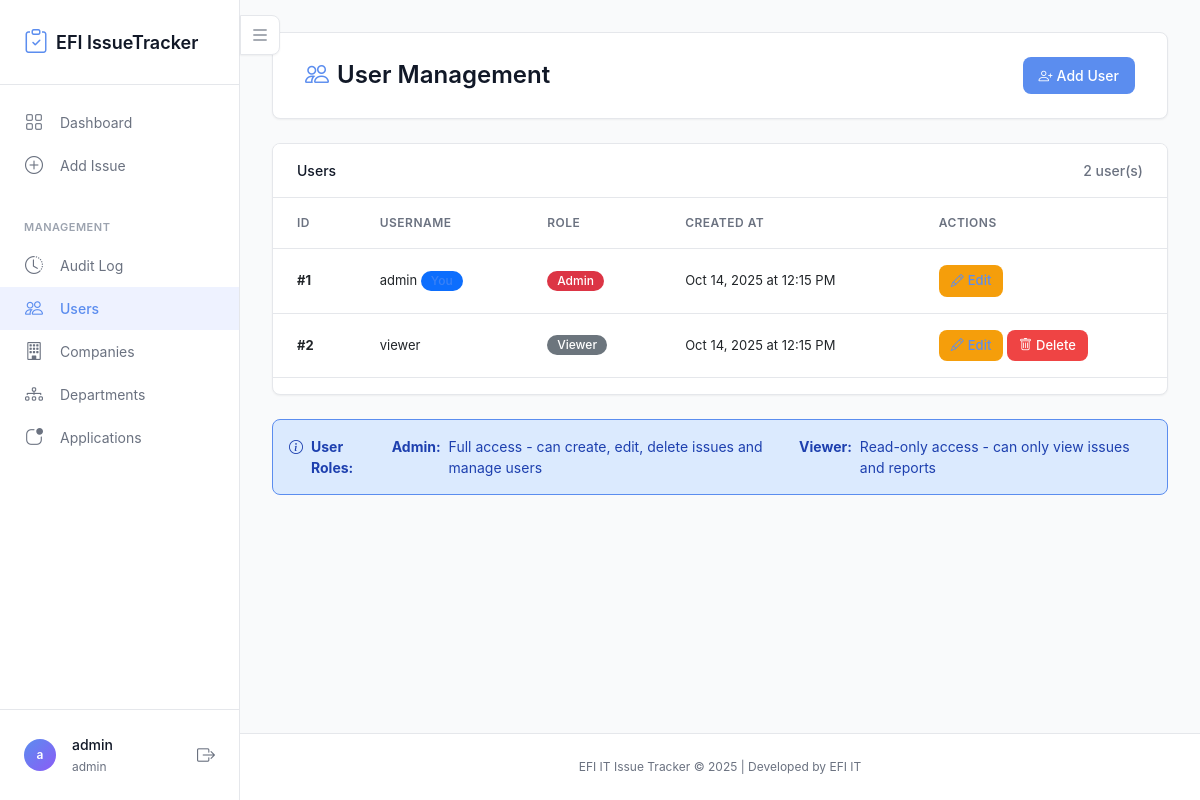
The app's page /users (signed in) with its own data.
### tables this page shows
CREATE TABLE users (
                id INTEGER PRIMARY KEY AUTOINCREMENT,
                username TEXT UNIQUE NOT NULL,
                password_hash TEXT NOT NULL,
                role TEXT NOT NULL CHECK(role IN ('admin', 'viewer')),
                created_at TIMESTAMP DEFAULT CURRENT_TIMESTAMP
            );

### app.py (the view)
@app.route('/users')
@login_required
@admin_required
def manage_users():
    users = User.get_all()
    return render_template('manage_users.html', users=users)

### app.py (called while the page is built)
@login_manager.user_loader
def load_user(user_id):
    user_data = User.get_by_id(int(user_id))
    if user_data:
        return FlaskUser(user_data)
    return None

def admin_required(f):
    @wraps(f)
    def decorated_function(*args, **kwargs):
        if not current_user.is_authenticated or not current_user.is_admin():
            flash('You need admin privileges to access this page.', 'danger')
            return redirect(url_for('dashboard'))
        return f(*args, **kwargs)
    return decorated_function

@app.template_filter('datetime_format')
def datetime_format(value):
    if not value:
        return ''
    try:
        from datetime import datetime
        dt = datetime.strptime(value, '%Y-%m-%d %H:%M:%S')
        return dt.strftime('%b %d, %Y at %I:%M %p')
    except:
        return value

    def is_admin(self):
        return self.role == 'admin'

### models.py (called while the page is built)
    @staticmethod
    def get_by_id(user_id, db_path='issue_tracker.db'):
        conn = sqlite3.connect(db_path)
        conn.row_factory = sqlite3.Row
        cursor = conn.cursor()
        cursor.execute('SELECT * FROM users WHERE id = ?', (user_id,))
        user = cursor.fetchone()
        conn.close()
        return dict(user) if user else None

    @staticmethod
    def get_all(db_path='issue_tracker.db'):
        conn = sqlite3.connect(db_path)
        conn.row_factory = sqlite3.Row
        cursor = conn.cursor()
        cursor.execute('SELECT id, username, role, created_at FROM users ORDER BY username')
        users = cursor.fetchall()
        conn.close()
        return [dict(user) for user in users]

### templates/manage_users.html (shortened to what this page needs)
{% extends "base.html" %}
{% block content %}
<div class="page-header">
    <h1><i class="bi bi-people"></i> User Management</h1>
    <a href="{{ url_for('add_user') }}" class="btn btn-primary">
        <i class="bi bi-person-plus"></i> Add User
    </a>
</div>
<div class="card">
    <div class="card-header">
        <span>Users</span>
        <span class="text-muted">{{ users|length }} user(s)</span>
    </div>
    <div class="card-body">
        <div class="table-responsive">
            <table class="table table-hover">
                <thead>
                    <tr>
                        <th>ID</th>
                        <th>Username</th>
                        <th>Role</th>
                        <th>Created At</th>
                        <th>Actions</th>
                    </tr>
                </thead>
                <tbody>
                    {% if users %}
                        {% for user in users %}
                        <tr>
                            <td><strong>#{{ user.id }}</strong></td>
                            <td>
                                {{ user.username }}
                                {% if user.id == current_user.id %}
                                    <span class="badge bg-primary">You</span>
                                {% endif %}
                            </td>
                            <td>
                                {% if user.role == 'admin' %}
                                    <span class="badge bg-danger">Admin</span>
                                {% else %}
                                    <span class="badge bg-secondary">Viewer</span>
                                {% endif %}
                            </td>
                            <td>{{ user.created_at | datetime_format }}</td>
                            <td>
                                <a href="{{ url_for('edit_user', user_id=user.id) }}" class="btn btn-sm btn-warning" title="Edit">
                                    <i class="bi bi-pencil"></i> Edit
                                </a>
                                {% if user.id != current_user.id %}
                                <button type="button" class="btn btn-sm btn-danger" data-bs-toggle="modal" data-bs-target="#deleteModal{{ user.id }}" title="Delete">
                                    <i class="bi bi-trash"></i> Delete
                                </button>
                                {% endif %}
                            </td>
                        </tr>
                        {% endfor %}
                    {% endif %}
                </tbody>
            </table>
        </div>
    </div>
</div>
<div class="mt-3">
    <div class="alert alert-info">
        <i class="bi bi-info-circle"></i>
        <strong>User Roles:</strong><br>
        <strong>Admin:</strong> Full access - can create, edit, delete issues and manage users<br>
        <strong>Viewer:</strong> Read-only access - can only view issues and reports
    </div>
</div>
{% endblock %}

### templates/base.html (shortened to what this page needs)
<!DOCTYPE html>
<html lang="en">
<head>
    <link href="https://cdn.jsdelivr.net/npm/bootstrap@5.3.0/dist/css/bootstrap.min.css" rel="stylesheet">
    <link rel="stylesheet" href="https://cdn.jsdelivr.net/npm/bootstrap-icons@1.11.0/font/bootstrap-icons.css">
    <link rel="stylesheet" href="{{ url_for('static', filename='css/style.css') }}">
</head>
<body class="sidebar-loading">
    {% if current_user.is_authenticated %}
    <div class="app-container">
        <aside class="sidebar">
            <div class="sidebar-header">
                <a href="{{ url_for('dashboard') }}" class="sidebar-brand">
                    <i class="bi bi-clipboard-check"></i>
                    <span>EFI IssueTracker</span>
                </a>
            </div>
            <nav class="sidebar-nav">
                <div class="sidebar-section">
                    <ul class="sidebar-menu">
                        <li class="sidebar-menu-item">
                            <a href="{{ url_for('dashboard') }}" class="sidebar-menu-link {% if request.endpoint == 'dashboard' %}active{% endif %}">
                                <i class="bi bi-grid"></i>
                                <span>Dashboard</span>
                            </a>
                        </li>
                        {% if current_user.is_admin() %}
                        <li class="sidebar-menu-item">
                            <a href="{{ url_for('add_issue') }}" class="sidebar-menu-link {% if request.endpoint == 'add_issue' %}active{% endif %}">
                                <i class="bi bi-plus-circle"></i>
                                <span>Add Issue</span>
                            </a>
                        </li>
                        {% endif %}
                    </ul>
                </div>
                <div class="sidebar-section">
                    <div class="sidebar-section-title">Management</div>
                    <ul class="sidebar-menu">
                        <li class="sidebar-menu-item">
                            <a href="{{ url_for('audit_log') }}" class="sidebar-menu-link {% if request.endpoint == 'audit_log' %}active{% endif %}">
                                <i class="bi bi-clock-history"></i>
                                <span>Audit Log</span>
                            </a>
                        </li>
                        {% if current_user.is_admin() %}
                        <li class="sidebar-menu-item">
                            <a href="{{ url_for('manage_users') }}" class="sidebar-menu-link {% if request.endpoint == 'manage_users' %}active{% endif %}">
                                <i class="bi bi-people"></i>
                                <span>Users</span>
                            </a>
                        </li>
                        <li class="sidebar-menu-item">
                            <a href="{{ url_for('manage_companies') }}" class="sidebar-menu-link {% if request.endpoint == 'manage_companies' %}active{% endif %}">
                                <i class="bi bi-building"></i>
                                <span>Companies</span>
                            </a>
                        </li>
                        <li class="sidebar-menu-item">
                            <a href="{{ url_for('manage_departments') }}" class="sidebar-menu-link {% if request.endpoint == 'manage_departments' %}active{% endif %}">
                                <i class="bi bi-diagram-3"></i>
                                <span>Departments</span>
                            </a>
                        </li>
                        <li class="sidebar-menu-item">
                            <a href="{{ url_for('manage_applications') }}" class="sidebar-menu-link {% if request.endpoint == 'manage_applications' %}active{% endif %}">
                                <i class="bi bi-app-indicator"></i>
                                <span>Applications</span>
                            </a>
                        </li>
                        {% endif %}
                    </ul>
                </div>
            </nav>
            <div class="sidebar-footer">
                <div class="sidebar-user">
                    <div class="sidebar-user-avatar">
                        {{ current_user.username[0] }}
                    </div>
                    <div class="sidebar-user-info">
                        <span class="sidebar-user-name">{{ current_user.username }}</span>
                        <span class="sidebar-user-role">{{ current_user.role }}</span>
                    </div>
                    <a href="{{ url_for('logout') }}" class="sidebar-logout" title="Logout">
                        <i class="bi bi-box-arrow-right"></i>
                    </a>
                </div>
            </div>
        </aside>
        <div class="main-content">
            <button class="sidebar-toggle" id="sidebarToggle" title="Toggle Sidebar">
                <i class="bi bi-list"></i>
            </button>
    {% endif %}
            <main class="container">
                {% block content %}{% endblock %}
            </main>
            <footer class="footer">
                <div class="container text-center">
                    <span class="text-muted">EFI IT Issue Tracker &copy; 2025 | Developed by EFI IT</span>
                </div>
            </footer>
        {% if current_user.is_authenticated %}
        </div>
    </div>
    {% endif %}
</body>
</html>

### records on screen
users: username "a", username "admin", role "admin", id "1", shows "You", shows "Admin", created_at "Oct 14, 2025 at 12:15 PM"
users: id "2", username "viewer", role "Viewer", created_at "Oct 14, 2025 at 12:15 PM"

### other values on screen
{{ users|length }} "2"
